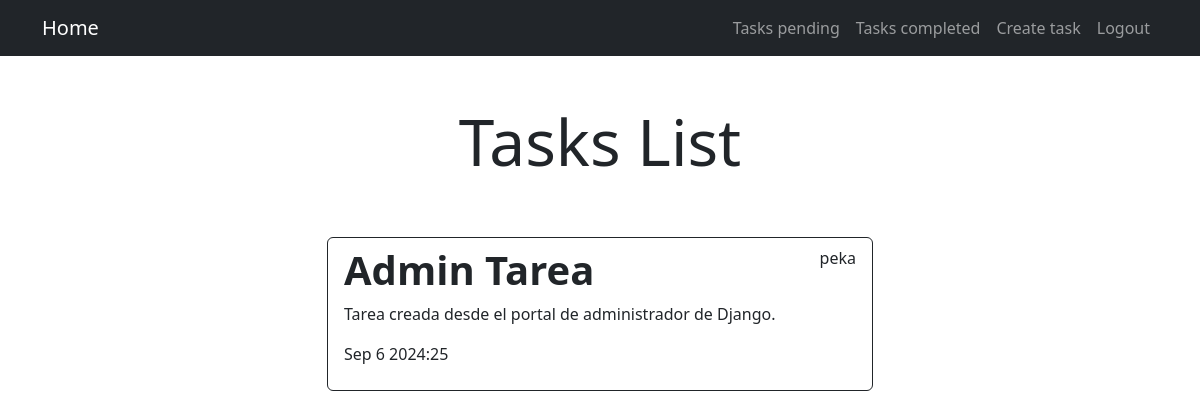
/tasks-completed/ (signed in), run on an earlier commit of the app's database.
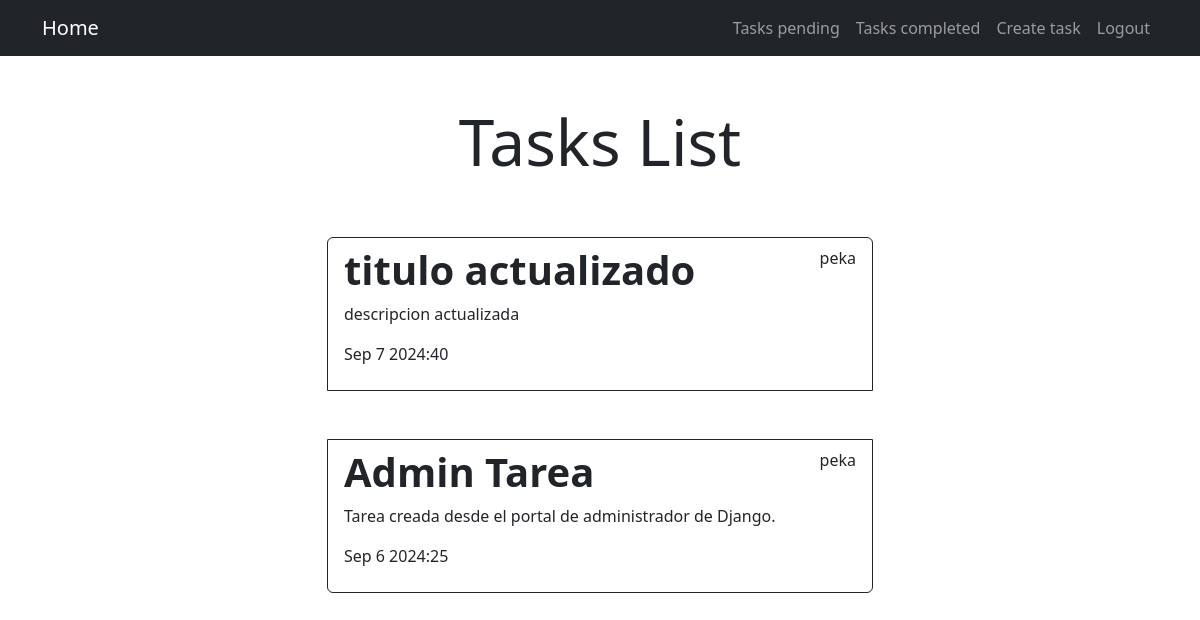
And on a later commit of the database.
### tasks/models.py (models this page shows, shortened)
class Task(models.Model):
    title = models.CharField(max_length=100)
    description = models.TextField(blank=True)
    created = models.DateTimeField(auto_now_add=True)
    datecompleated = models.DateTimeField(null=True, blank=True)
    important = models.BooleanField(default=False)
    user = models.ForeignKey(User, on_delete=models.CASCADE)

### tasks/views.py (the view)
# urls.py: path('tasks-completed/', views.tasks_completed, name='tasks_completed'),
@login_required
def tasks_completed(request):
    tasks = Task.objects.filter(user=request.user, datecompleated__isnull=False).order_by('-datecompleated')
    return render(request, 'tasks.html', {
        'tasks': tasks
    })

### tasks/templates/tasks.html
{% extends 'base.html' %}
{% block content %}
<main class="container">
    <div class="row">
        <div class="col-md-6 offset-md-3">
            <h1 class="text-center display-3 py-5">Tasks List</h1>
            <ul class="list-group">
                {% for task in tasks %}
                <a class="list-group-item mb-5 border border-dark" href="{% url 'task_detail' task.id %}">
                    <header class="d-flex justify-content-between">
                        {% if task.important %}
                        <h1 class="fw-bold text-success">{{task.title}}</h1>
                        {% else %}
                        <h1 class="fw-bold">{{task.title}}</h1>
                        {% endif%}
                        <p>{{task.user.username}}</p>
                    </header>
                    <p>{{task.description}}</p>
                    <p>{{task.datecompleated|date:'M j Y:i'}}</p>
                </a>
                {% endfor%}
            </ul>
        </div>
    </div>
</main>
{% endblock %}

What changed in the data, as far as the page shows it:
now on this page (row edited): Task: title "titulo actualizado", user.username "peka", description "descripcion actualizada", datecompleated "Sep 7 2024:40"
